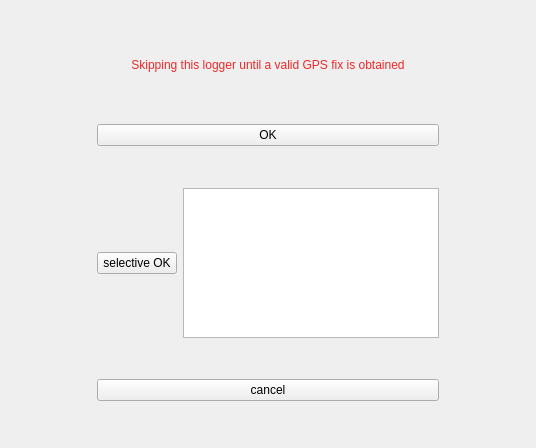
      <widget class="QWidget" name="tab_note">
       <attribute name="title">
        <string>Note</string>
       </attribute>
       <layout class="QVBoxLayout" name="verticalLayout_6">
        <item>
         <layout class="QGridLayout" name="gridLayout_3" rowstretch="1,1,1,1,1,1,1,1,1" columnstretch="1,1,4,1,1">
          <item row="0" column="1">
           <spacer name="horizontalSpacer_8">
            <property name="orientation">
             <enum>Qt::Orientation::Horizontal</enum>
            </property>
            <property name="sizeHint" stdset="0">
             <size>
              <width>40</width>
              <height>20</height>
             </size>
            </property>
           </spacer>
          </item>
          <item row="0" column="4">
           <spacer name="horizontalSpacer_7">
            <property name="orientation">
             <enum>Qt::Orientation::Horizontal</enum>
            </property>
            <property name="sizeHint" stdset="0">
             <size>
              <width>40</width>
              <height>20</height>
             </size>
            </property>
           </spacer>
          </item>
          <item row="7" column="2">
           <widget class="QPushButton" name="btn_note_no">
            <property name="text">
             <string>cancel</string>
            </property>
           </widget>
          </item>
          <item row="3" column="2">
           <widget class="QPushButton" name="btn_note_yes">
            <property name="text">
             <string>OK</string>
            </property>
           </widget>
          </item>
          <item row="1" column="1" colspan="3">
           <widget class="QLabel" name="lbl_note">
            <property name="styleSheet">
             <string notr="true">color: rgb(239, 41, 41);
font: 19pt &quot;DejaVu Sans&quot;;</string>
            </property>
            <property name="text">
             <string>Skipping this logger until a valid GPS fix is obtained</string>
            </property>
            <property name="alignment">
             <set>Qt::AlignmentFlag::AlignCenter</set>
            </property>
            <property name="wordWrap">
             <bool>true</bool>
            </property>
           </widget>
          </item>
          <item row="4" column="2">
           <spacer name="verticalSpacer_10">
            <property name="orientation">
             <enum>Qt::Orientation::Vertical</enum>
            </property>
            <property name="sizeHint" stdset="0">
             <size>
              <width>20</width>
              <height>40</height>
             </size>
            </property>
           </spacer>
          </item>
          <item row="0" column="3">
           <spacer name="horizontalSpacer_10">
            <property name="orientation">
             <enum>Qt::Orientation::Horizontal</enum>
            </property>
            <property name="sizeHint" stdset="0">
             <size>
              <width>40</width>
              <height>20</height>
             </size>
            </property>
           </spacer>
          </item>
          <item row="6" column="2">
           <spacer name="verticalSpacer_7">
            <property name="orientation">
             <enum>Qt::Orientation::Vertical</enum>
            </property>
            <property name="sizeHint" stdset="0">
             <size>
              <width>20</width>
              <height>40</height>
             </size>
            </property>
           </spacer>
          </item>
          <item row="0" column="0">
           <spacer name="horizontalSpacer">
            <property name="orientation">
             <enum>Qt::Orientation::Horizontal</enum>
            </property>
            <property name="sizeHint" stdset="0">
             <size>
              <width>40</width>
              <height>20</height>
             </size>
            </property>
           </spacer>
          </item>
          <item row="2" column="2">
           <spacer name="verticalSpacer_5">
            <property name="orientation">
             <enum>Qt::Orientation::Vertical</enum>
            </property>
            <property name="sizeHint" stdset="0">
             <size>
              <width>20</width>
              <height>40</height>
             </size>
            </property>
           </spacer>
          </item>
          <item row="0" column="2">
           <spacer name="verticalSpacer_6">
            <property name="orientation">
             <enum>Qt::Orientation::Vertical</enum>
            </property>
            <property name="sizeHint" stdset="0">
             <size>
              <width>20</width>
              <height>40</height>
             </size>
            </property>
           </spacer>
          </item>
          <item row="8" column="2">
           <spacer name="verticalSpacer_8">
            <property name="orientation">
             <enum>Qt::Orientation::Vertical</enum>
            </property>
            <property name="sizeHint" stdset="0">
             <size>
              <width>20</width>
              <height>40</height>
             </size>
            </property>
           </spacer>
          </item>
          <item row="5" column="2">
           <layout class="QHBoxLayout" name="horizontalLayout_14">
            <item>
             <widget class="QPushButton" name="btn_note_yes_specific">
              <property name="text">
               <string>selective OK</string>
              </property>
             </widget>
            </item>
            <item>
             <widget class="QListWidget" name="lst_macs_note_tab">
              <property name="sizePolicy">
               <sizepolicy hsizetype="Fixed" vsizetype="Fixed">
                <horstretch>0</horstretch>
                <verstretch>0</verstretch>
               </sizepolicy>
              </property>
              <property name="maximumSize">
               <size>
                <width>16777215</width>
                <height>150</height>
               </size>
              </property>
              <property name="selectionMode">
               <enum>QAbstractItemView::SelectionMode::MultiSelection</enum>
              </property>
             </widget>
            </item>
           </layout>
          </item>
         </layout>
        </item>
       </layout>
      </widget>
